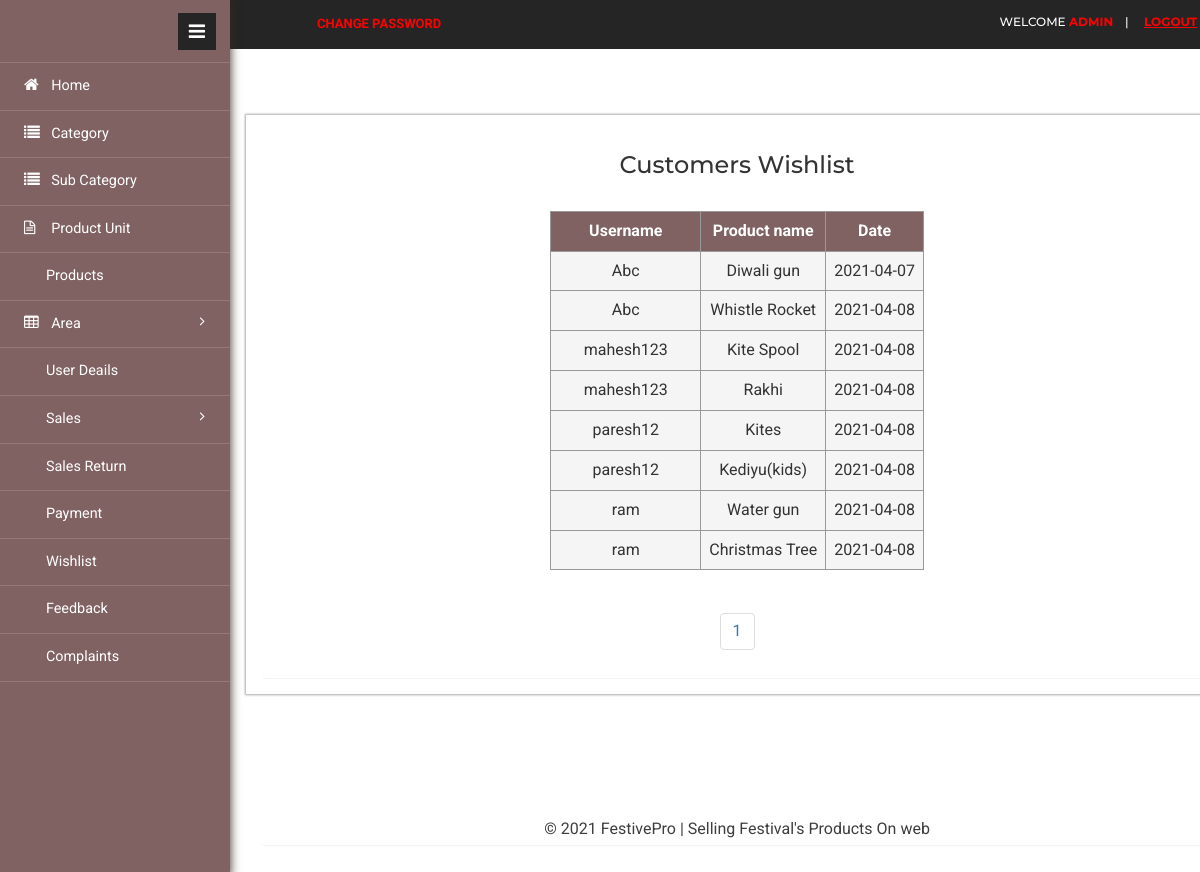
/admin/wish.php (signed in), run on the app's committed database.
### tables this page shows
CREATE TABLE `wishlist` (
  `pro_id` int(7) NOT NULL,
  `username` varchar(15) NOT NULL,
  `wdate` date NOT NULL
);

CREATE TABLE `product` (
  `pro_id` int(7) NOT NULL,
  `pro_name` varchar(25) NOT NULL,
  `pro_price` int(5) NOT NULL,
  `pro_desc` varchar(400) NOT NULL,
  `stock` int(5) NOT NULL,
  `sub_id` int(7) NOT NULL,
  `unit_id` int(7) NOT NULL,
  `offer_id` int(7) DEFAULT NULL
);

### admin/wish.php (the view, shortened to what this page needs)
			<?php
				include 'include/header.php';
			?>
			<div class="content">
					<div class="monthly-grid">
						<div class="panel panel-widget">
<center><h3 style="color:#333333;"> Customers Wishlist </h3> </center><br />
<?php
$start=0;
$limit=10;
$t=mysqli_query($con,"select * from wishlist");
$total=mysqli_num_rows($t);
$page=ceil($total/$limit);
$db=mysqli_query($con,"select *from user r,product p,wishlist w where r.username=w.username and p.pro_id=w.pro_id order by w.username limit $start,$limit");
  ?>
<table border="1" align="center" width="10" >
  <tr>
    <th>Username</th>
    <th>Product name</th>
    <th>Date</th>
  </tr>
  <?php
  while($row=mysqli_fetch_array($db))
  {
  ?>
  <tr>
    <td><?php echo $row["username"];?></td>
		<td><?php echo $row['pro_name']?></td>
        <td><?php echo $row['wdate']?></td>
  </tr>
  <?php
  }
   ?>
</table>
<br /><center>
  <ul class="pagination">
	 <?php
	 for($i=1;$i <= $page;$i++){
	 ?>
		<li><a href="?id=<?php echo $i ?>"><?php echo $i;?></a></li>
	  <?php
	 }
	  ?>
 </ul>
						</div>
					</div>
					<div class="content-top">
				<div class="area">
			<?php
				include_once 'include/footer.php';
			?>
			</div>
		</div>
</div>
			<?php
				include_once 'include/slidebar.php';
			?>

### admin/include/table.css (style rules this page uses)
* { box-sizing: border-box; }
table { border-collapse: collapse; width:auto; border:thin; border-color:#999999; }
th, td { background-color:#F5F5F5; padding: 8px; text-align:center; overflow:hidden; }
th { background-color: #816263; color: white; }
body { font-family: 'Roboto', sans-serif; }

### data on the page
wishlist: username "Abc", pro.pro_name "Diwali gun", wdate "2021-04-07"
wishlist: username "Abc", pro.pro_name "Whistle Rocket", wdate "2021-04-08"
wishlist: username "mahesh123", pro.pro_name "Kite Spool", wdate "2021-04-08"
wishlist: username "mahesh123", pro.pro_name "Rakhi", wdate "2021-04-08"
wishlist: username "paresh12", pro.pro_name "Kites", wdate "2021-04-08"
wishlist: username "paresh12", pro.pro_name "Kediyu(kids)", wdate "2021-04-08"
wishlist: username "ram", pro.pro_name "Water gun", wdate "2021-04-08"
wishlist: username "ram", pro.pro_name "Christmas Tree", wdate "2021-04-08"

### other printed values
$_SESSION['client']['r1'] "ADMIN"
